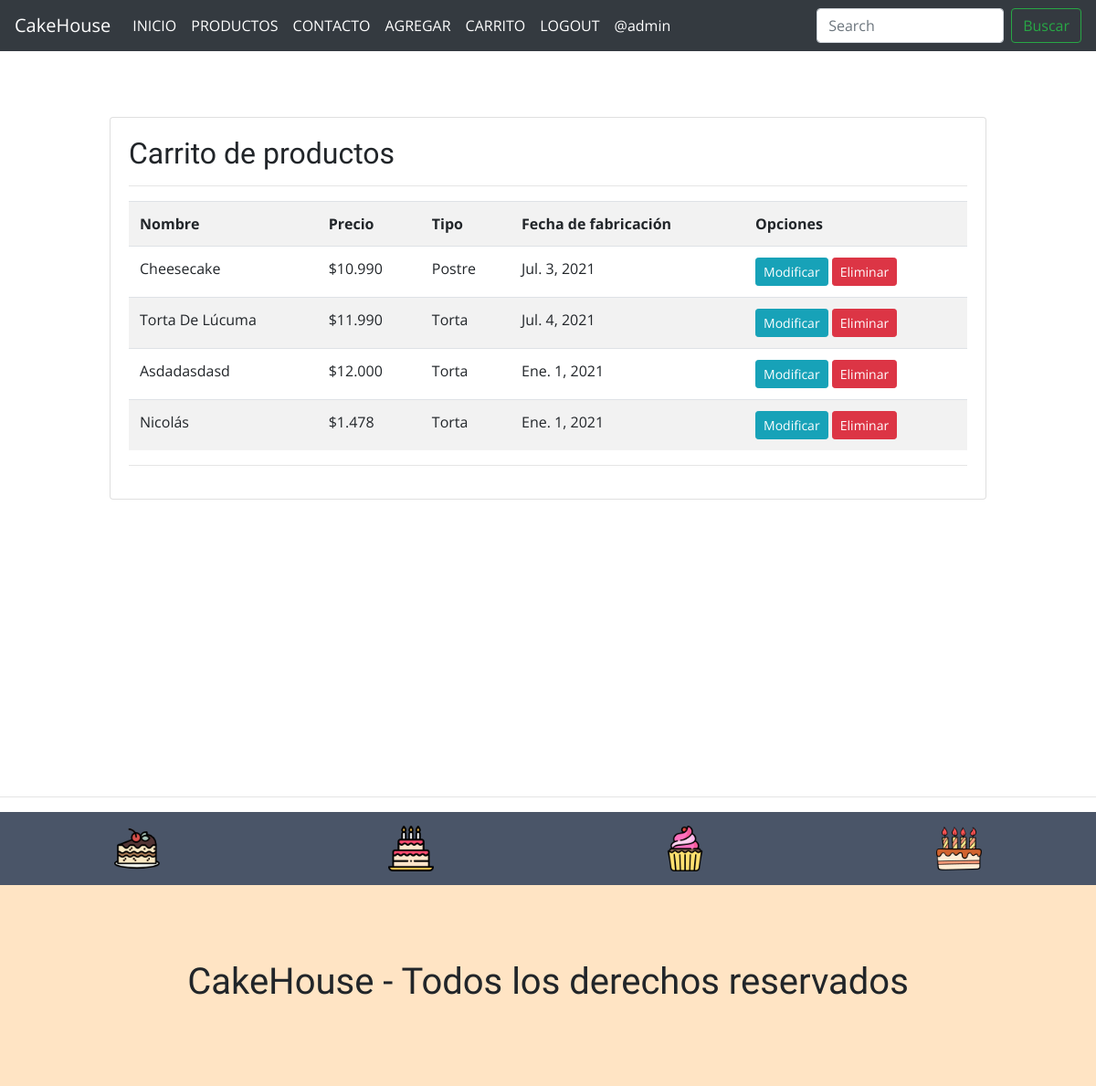
Before: /listar-productos/ (signed in) with the older database file.
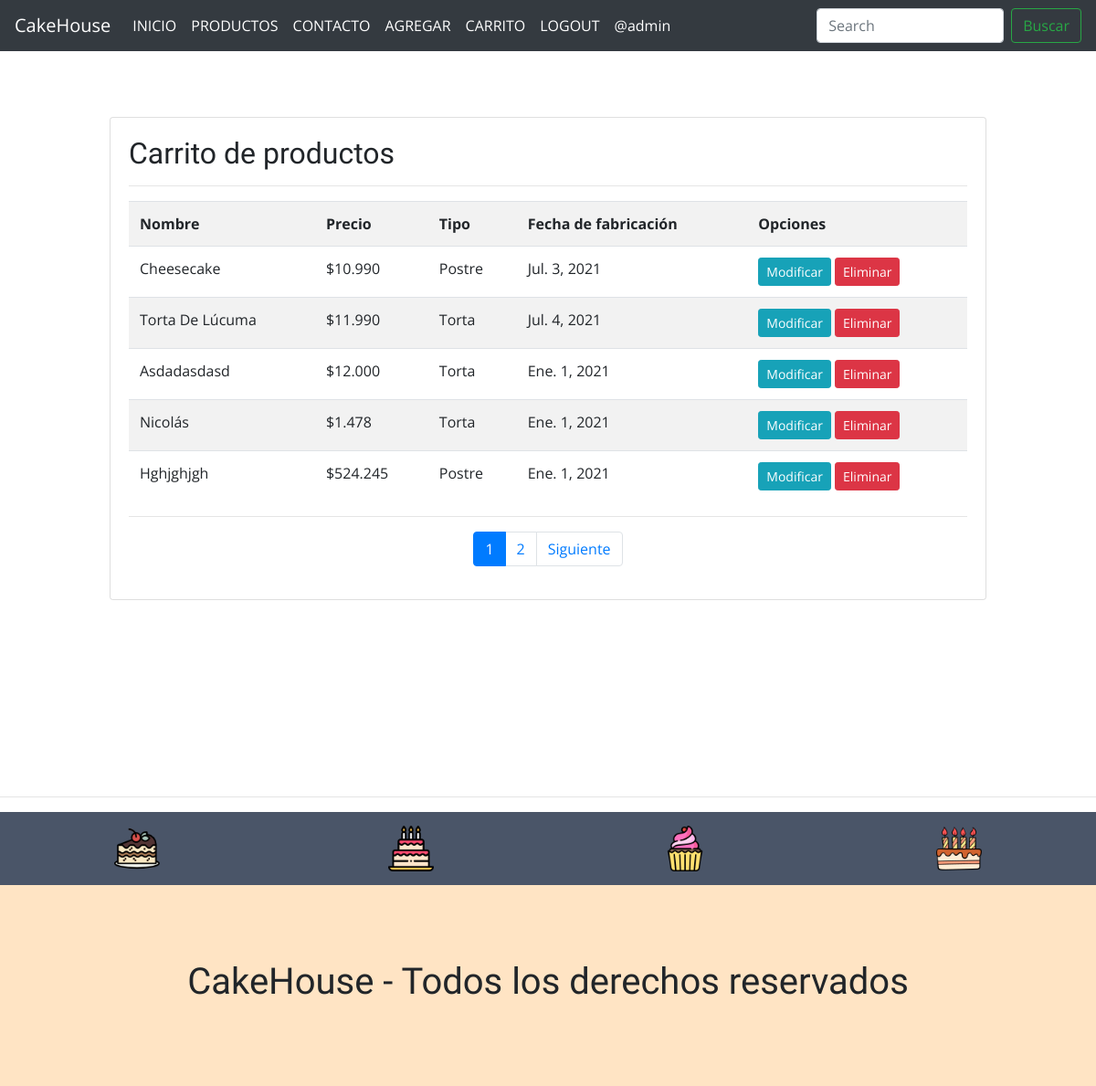
After: the same page with the newer database file.
### app/models.py (models this page shows, shortened)
class Producto(models.Model):
    nombre = models.CharField(max_length=50)
    precio = models.IntegerField()
    descripcion = models.TextField()
    tipo = models.ForeignKey(Tipo, on_delete=models.PROTECT)
    fecha_fabricacion = models.DateField()
    image = models.ImageField(upload_to="productos", null=True)

class Tipo(models.Model):
    nombre = models.CharField(max_length=50)
    def __str__(self):
        return self.nombre

### app/views.py (the view)
# urls.py: path('listar-productos/', listar_productos, name="listar_productos"),
@permission_required('app.view_producto')
def listar_productos(request):
    productos = Producto.objects.all()
    page = request.GET.get('page', 1)
    try:
        paginator = Paginator(productos, 5)
        productos = paginator.page(page)
    except:
        raise Http404
    data = {
        'entity': productos, 'paginator': paginator}
    return render(request, 'app/producto/listar.html', data)

### app/templates/app/producto/listar.html (shortened to what this page needs)
{% extends 'app/base.html' %}
{% block contenido %}
{% load humanize %}
<br><br><br>
<div class="card">
    <div class="card-body">
        <h2>Carrito de productos</h2>
        <hr>
        <table class="table table-striped table-hover table-responsive-sm">
            <tr>
                <th>Nombre</th>
                <th>Precio</th>
                <th>Tipo</th>
                <th>Fecha de fabricación</th>
                <th>Opciones</th>
            </tr>
            {% for p in entity %}
            <tr>
                <td>{{ p.nombre | title }}</td>
                <td>${{ p.precio | intcomma }}</td>
                <td>{{ p.tipo | title }}</td>
                <td>{{ p.fecha_fabricacion }}</td>
                <td>
                    {% if perms.app.change_producto %}
                    <a href="{% url 'modificar_producto' p.id %}" class="btn btn-info btn-sm">Modificar</a>
                    {% endif %}
                    {% if perms.app.delete_producto %}
                    <a href="#" onclick="eliminarProducto({{ p.id }})" class="btn btn-danger btn-sm">Eliminar</a>
                    {% endif %}
                </td>
            </tr>
            {% endfor %}
        </table>
        <hr>
        <div>
            {% include 'app/paginator.html' %}
        </div>
    </div>
</div>
{% endblock %}

Changed rows visible on the page:
added Producto: nombre "Hghjghjgh", precio "524.245", tipo "Postre", fecha_fabricacion "Ene. 1, 2021"
Other visible differences:
new list line: "1"
new list line: "2"
text now shown: "Siguiente"
